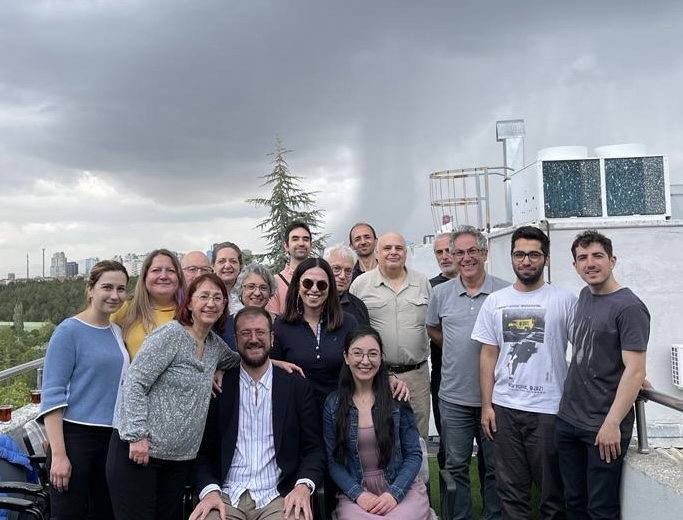
#> input picture Ch12/Figure16/IMG_0831/IMG_0831.jpg, 683 x 520 px, found by its file name
$ python code.py   (older library calls are emulated)
#> lines starting #> are read from the running program, lines starting #| are printed output that depends on the picture
from scipy.ndimage import gaussian_laplace
import matplotlib.pyplot as plt
import cv2
import numpy as np

def zero_crossings(image):
    threshold = 5
    padded_image = np.pad(image, pad_width=1, mode='constant', constant_values=0)
    output = np.zeros_like(image, dtype=np.uint8)

    for i in range(1, padded_image.shape[0] - 1):
        for j in range(1, padded_image.shape[1] - 1):
            window = padded_image[i-1:i+2, j-1:j+2]

            positive_values = window[window > 0]
            negative_values = window[window < 0]

            if positive_values.size > 0 and negative_values.size > 0:
                max_positive = np.max(positive_values)
                min_negative = np.min(negative_values)

                if max_positive - min_negative > threshold:
                    output[i-1, j-1] = 255

    return output

image = cv2.imread('C:\\Users\\indus\\OneDrive\\Desktop\\ImageBook\\MyImplementations\\Ch12\\Figure16\\IMG_0831\\IMG_0831.jpg')
#> image is the input picture: shape (520, 683, 3); mean B, G, R 146.6, 138.2, 135.2

gray_image = cv2.cvtColor(image, cv2.COLOR_BGR2GRAY)
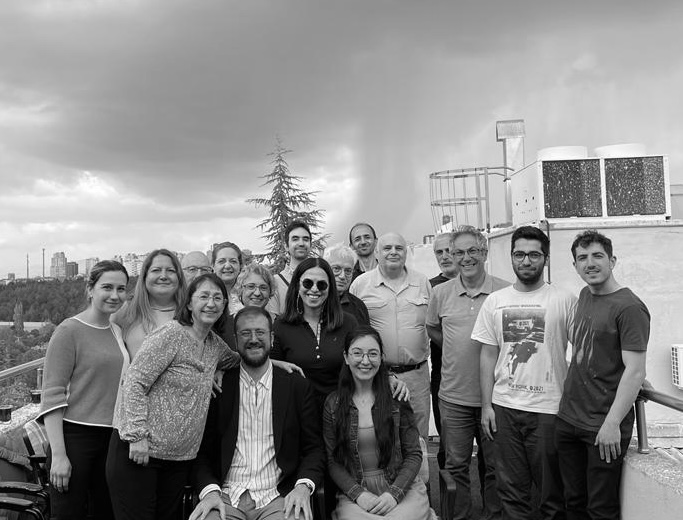
#> gray_image: shape (520, 683); min 0, max 255, mean 138.2

blurred_image = cv2.GaussianBlur(gray_image, (11, 11), 2)
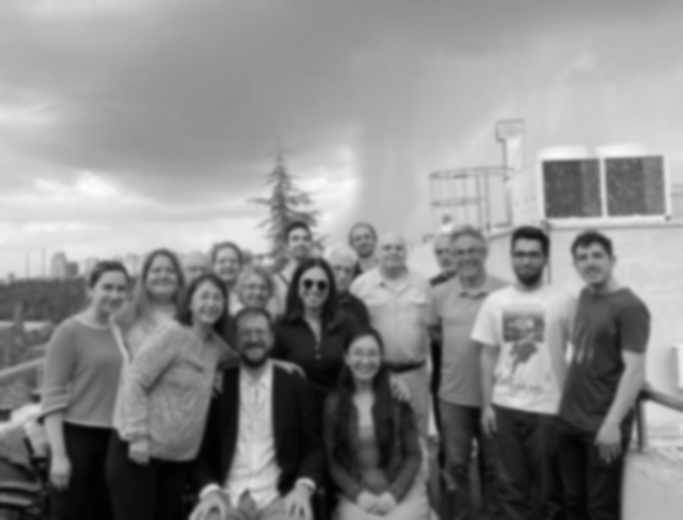
#> blurred_image: shape (520, 683); min 2, max 253, mean 138.2

laplacian = cv2.Laplacian(blurred_image, cv2.CV_64F)
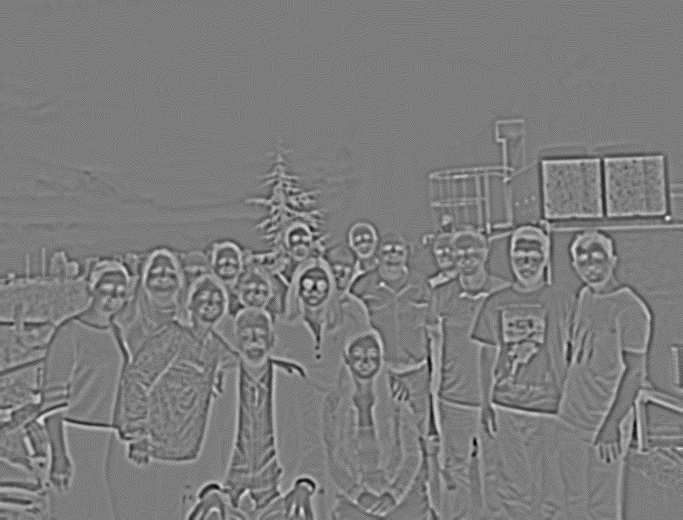
#> laplacian: shape (520, 683) float64; min -23, max 24, mean 0; drawn with min black and max white

laplacian_abs = cv2.convertScaleAbs(laplacian)
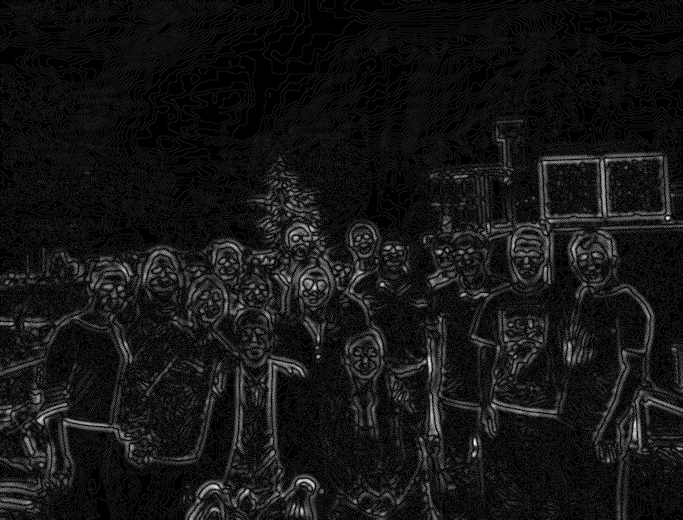
#> laplacian_abs: shape (520, 683); min 0, max 24, mean 2; drawn with min black and max white

zero_crossings_image = zero_crossings(laplacian)
#> after the loop in zero_crossings, `for i in range(1, padded_image.shape[0] - 1):`:
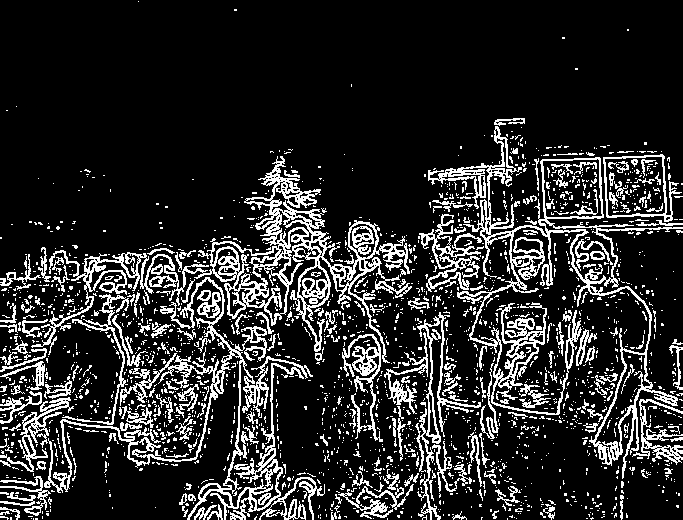
#> output: shape (520, 683); 16.7% white in thin lines or dots

cv2.imwrite('C:\\Users\\indus\\OneDrive\\Desktop\\ImageBook\\MyImplementations\\Ch12\\Figure16\\IMG_0831\\LoG.jpg', laplacian_abs)
cv2.imwrite('C:\\Users\\indus\\OneDrive\\Desktop\\ImageBook\\MyImplementations\\Ch12\\Figure16\\IMG_0831\\zerocross.jpg', zero_crossings_image)
